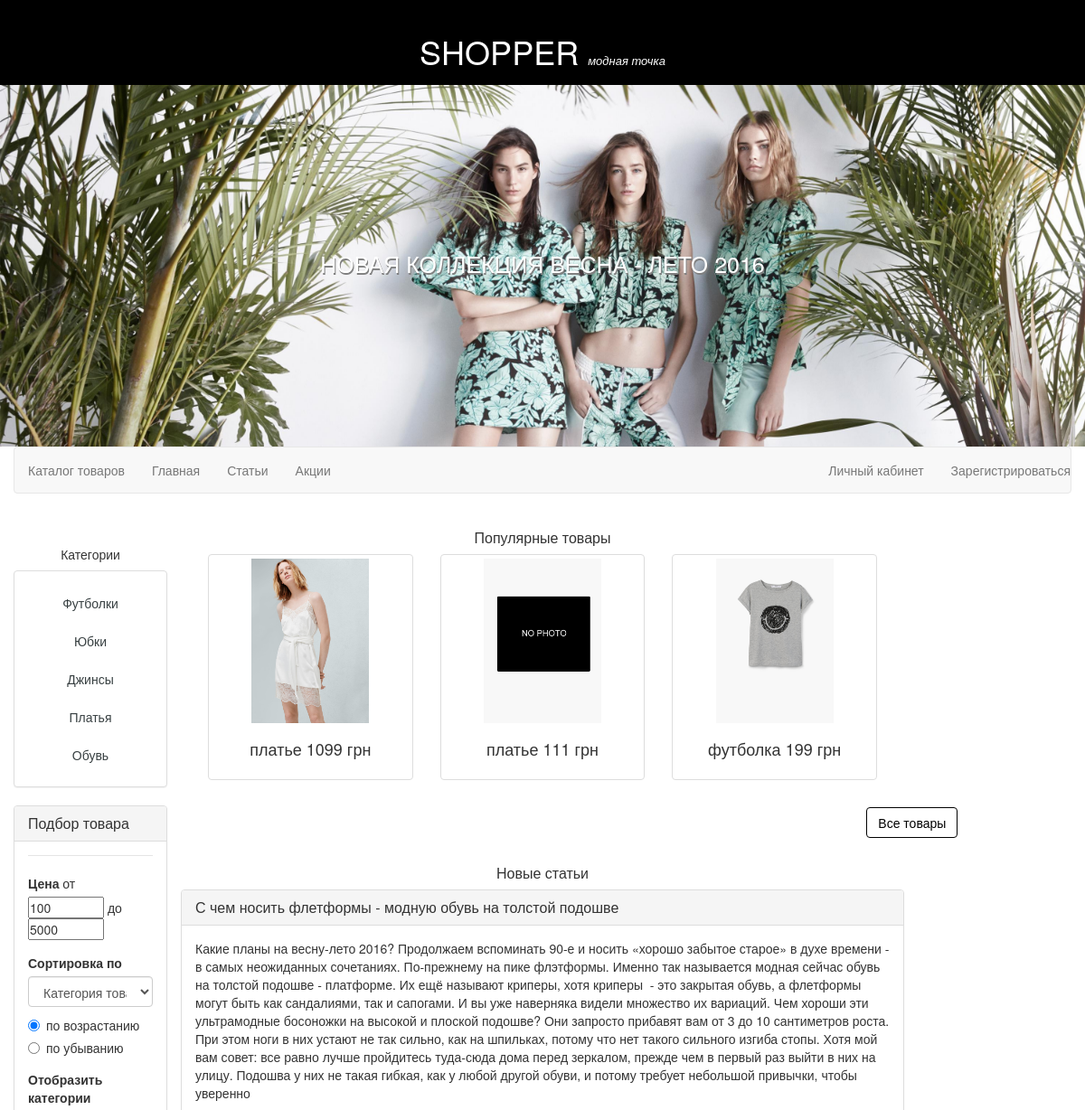
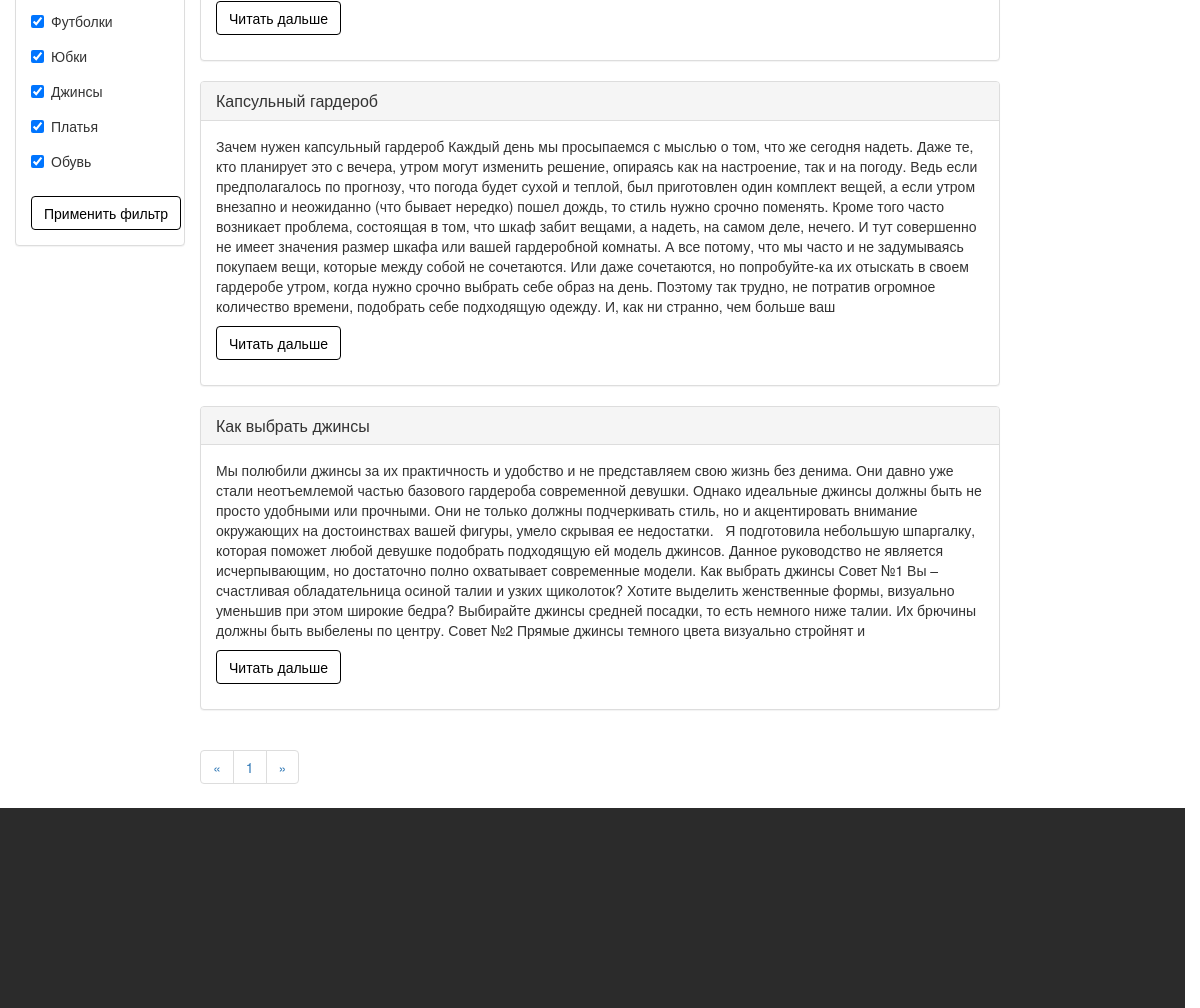
The page /main?category=1 on the database its author committed (2 pictures, top to bottom).
### tables this page shows
CREATE TABLE IF NOT EXISTS `families` (
  `type` int(11) NOT NULL,
  `family` varchar(70) NOT NULL,
  `category_name` varchar(50) NOT NULL,
  PRIMARY KEY (`type`)
);

CREATE TABLE IF NOT EXISTS `product` (
  `id` int(11) NOT NULL AUTO_INCREMENT,
  `name` varchar(30) NOT NULL,
  `description` tinytext NOT NULL,
  `type` int(11) NOT NULL,
  `price` float NOT NULL,
  PRIMARY KEY (`id`),
  KEY `type` (`type`)
);

CREATE TABLE IF NOT EXISTS `posts` (
  `id` int(11) NOT NULL AUTO_INCREMENT,
  `date` datetime NOT NULL,
  `type` int(11) NOT NULL,
  `content` text NOT NULL,
  `header` varchar(250) NOT NULL,
  PRIMARY KEY (`id`),
  KEY `type` (`type`)
);

### controllers/main_view_sidebar_controller.php (called while the page is built, shortened)
<?php
include "models/category_model.php";
include "views/main_view_sidebar.php";
?>

### core/core.php (called while the page is built, shortened)
<?php
include_once "core/functions.php";
function page_load(){
	$page = getPage($_SERVER['REQUEST_URI']);
	routing($page);
}
function getPage($url){
	$array = explode('/',$url);
	$page = $array[1];
	$page = trim_parameters($page);
	if ($page){
		$result = $page;
	}
	else $result ='main';
	return $result;
}
function trim_parameters($page){
	$array = explode('?',$page);
	return $array[0];
}
?>

### index.php (called while the page is built)
<?php
include_once ("core/core.php");
page_load();
?>

### core/db_script.php (called while the page is built, shortened)
<?php
function get_connection(){
	return mysqli_connect('127.0.0.1','root','','myfirstshop');
}
function select($table, $what='*', $where='', $add=""){
	if (!empty($where))
	{
		foreach($where as $key=>$value){
			$where_sql.="$and $key='$value' ";
			if (!$and)
				$and=' and ';
		}
		$where_sql='where '.$where_sql;
	}
	$query="SELECT $what FROM $table $where_sql $add";
	$db_connection=get_connection();
	mysqli_set_charset($db_connection,'utf8');
	$result = mysqli_query($db_connection,$query);
	if ($result && mysqli_num_rows($result)){
		while ($row=mysqli_fetch_assoc($result))
			$rows[]=$row;
	}
	else {
		$rows='';
	}
	return $rows;
}
function getRandom($table, $count){
	$count_items = select ($table,'count(*)');
	$result = array();
	if ($count<=$count_items[0]['count(*)']){
	for ($i=0; $i<$count; $i++){
		$curRand=rand(0, $count_items[0]['count(*)']-1);
		$item =  select ($table,'*','',"limit $curRand, 1");
		if (!in_array($item[0],$result))
			$result[]=$item[0];
		else
			$i--;
	}
}
else
 $result = select($table);
	return $result;
}

### models/category_model.php (called while the page is built)
<?php
$categories = select ('families','category_name,type');
?>

### models/parametres.php (called while the page is built, shortened)
<?php
$_tmp = select('settings', '*' );
foreach ($_tmp as $v){
	extract($v);
	$parametr_array[$parameter]=$value;
}
extract($parametr_array);
$addicional_prod_count=$addicional_prod_rows*3;
?>

### controllers/main_view_controller.php (called while the page is built, shortened)
<?php
if ($_GET['category']){
	$where = array('type'=>$_GET['category']);
}
else {
	$where  = '';
	$idPage = '';
}
$link = "product";
$navigate ='posts';
include "models/main_view_model.php";
include "models/product_list_model.php";
include "views/main_view.php";
?>

### models/main_view_model.php (called while the page is built)
<?php
$product_list = getRandom('product', $addicional_prod_count);
list($current_page,
	$prev_page,
	$next_page,
	$count_pages) = navPages($navigate, $max_rows_posts, $where);
$startId = $max_rows_posts*($current_page-1);
$posts = select ($navigate,
	'*',
	$where,
	"ORDER BY  date desc
	LIMIT $startId, $max_rows_posts"
	);
if ($posts)
$posts = cut($posts);
?>

### models/product_list_model.php (called while the page is built, shortened)
<?php
	if ($product_list){
	foreach($product_list as $k=>$v){
		$family = select ('families','family', array('type'=>$v['type']));
		$photo = select
		(
			'product_photo',
			'photo_url',
			array('id'=>$v['id']),
			"LIMIT 1"
			);
		if (!$photo){
			$product_list[$k]['photo'] = "";
		}
		else{
			$product_list[$k]['photo'] = $photo[0]['photo_url'];
		}
		$product_list[$k]['type']  = $family[0]['family'];
	}
}
	?>

### core/functions.php (called while the page is built, shortened)
<?php
function navPages($table, $max_items_page, $where='',$count_posts=""){
	if (!$count_posts){
	$count_posts = select ($table,'count(*)',$where);
	$count_pages = ceil($count_posts[0]['count(*)'] / $max_items_page) ;
	}
	else
		$count_pages = ceil($count_posts[0]['count(*)'] / $max_items_page) ;
	$current_page=1;
	$prev_page = ($current_page==1)?
	1:$current_page-1;
	$next_page = ($current_page==$count_pages)?
	$count_pages:$current_page+1;
	return array($current_page, $prev_page, $next_page, $count_pages);
}
function cut($posts){
	foreach($posts as $key=>$post){
		$_tmp = $post['content'];
		$_tmp = explode(' ', $_tmp);
		array_splice($_tmp, 200);
		$posts[$key]['content'] = strip_tags(implode(' ',$_tmp));
	}
	return $posts;
}

### views/product_list_view.php (the view, shortened to what this page needs)
<?php
if ($product_list){?>
<?php foreach($product_list as $product){
	extract($product);
	?>
	<div class='col-md-4'>
		<a href='<?=$link?>?id=<?=$id;?>'>
			<div class="thumbnail">
				<img src='<?=($photo)?$photo:'uploads/img/no_photo.jpg';?>' class="prew">
				<div class="caption">
					<p class="h4 text-center"><?=$type?> <?=$price;?> грн</p>
				</div>
			</div>
		</a>
	</div>
	<?php
}
}

### views/main_view_sidebar.php (shortened to what this page needs)
<div class="row">
	<div class="col-xs-12 category-sidebar">
		<p class="h5 text-center">Категории</p>
		<div class="panel panel-default text-center">
			<div class="panel-body">
				<ul class="nav nav-pills nav-stacked">
					<?php if ($categories) foreach ($categories as $category){ ?>
					<li>
						<a href="product?cat=<?=$category['type']?>"><?=$category['category_name']?></a>
					</li>
					<?php }?>
				</ul>
			</div>
		</div>
	</div>
</div>
<div class="panel panel-default">
	<div class="panel-heading">
		<h3 class="panel-title">Подбор товара</h3>
	</div>
	<div class="panel-body">
		<form action="filter" method="GET" role="form">
			<legend></legend>
			<div class="form-group">
				<label>Цена</label>
				от <input type="number" name="price_from" min="100" max="5000" step="100"  <?php if($price_from) echo "value='$price_from'"; else  echo "value=100";?>>
				до <input type="number" name="price_to" min="100" max="5000" step="100" <?php if($price_to) echo "value='$price_to'"; else  echo "value=5000";?> >
			</div>
			<div class="form-group">
				<label for id="sort">Сортировка по</label>
				<select class="form-control" name ='sorting' id='sort'>
					<option value='category' <?php if($sortBy) if ($sortBy =='category') echo "selected";?>>Категория товара</option>
				</select>
				<div class="radio">
					<label>
						<input  type='radio'  name = "sort" <?php if(!$sort_type||$sort_type=="asc") echo "checked";?>  value ="asc"> по возрастанию
					</label>
				</div>
				<div class="radio">
					<label>
						<input  type='radio'  name = "sort" <?php if($sort_type) if ($sort_type=="desc") echo "checked";?>  value ="desc"> по убыванию
					</label>
				</div>
			</div>
			<div class="form-group">
				<label>Отобразить категории</label>
				<?php if ($categories) foreach ($categories as $category){ ?>
				<div class="form-group">
					<div class="checkbox">
						<label>
							<input  type='checkbox' <?php if($cat)
							{if(in_array($category['type'],$cat)) echo "checked";} else echo "checked";?> name = "cat_filter[]"  value ="<?=$category['type']?>"><?=$category['category_name']?>
						</label>
					</div>
				</div>
				<?php }?>
			</div>
			<button type="submit" class="btn btn-primary">Применить фильтр</button>
		</form>
	</div>
</div>

### views/main_view.php
<div class="row text-center">
	<p class="h2">Популярные товары</p>
</div>
<?php include "views/product_list_view.php";?>
<div class="row">
	<div class="col-md-1 pull-right">
		<a href="product?id=all"  class="btn btn-default all" role="button">Все товары</a>
	</div></div>
	<div class="row text-center">
		<p class="h2">Новые статьи</p>
	</div>
	<?php if ($posts) foreach ($posts as $post){?>
	<div class="row">
		<div class="panel panel-default">
			<div class="panel-heading">
				<h3 class="panel-title"><?=$post['header']?></h3>
			</div>
			<div class="panel-body">
				<?=$post['content']?>
				<p>
					<a href="page?id=<?=$post['id']?>"  class="btn btn-default" role="button">Читать дальше</a></p>
				</div>
			</div>
		</div>
		<?php
	}
	if ($navigate=='posts')
		include "views/navigate_pages_view.php";

### views/css/style.css (style rules this page uses)
* { margin:0; padding: 0; }
html,body { height: 100%; min-height: 100%; }
.all { margin:10px; }
.h2 { font-size:medium; }
.prew { width:60%; }
.btn { color:black; background: white; border-color:black; margin-top:10px; }
a { color:#384042; }
.category-sidebar { margin-top:30px; }
.form-group { margin-top:10px; }
input[type="number"] { width:6em; }

### rows shown on the page
families: category_name "Футболки"
families: category_name "Юбки"
families: category_name "Джинсы"
families: category_name "Платья"
families: category_name "Обувь"
product: shows a picture, type "платье", price "1099"
product: type "платье", price "111"
product: shows a picture, type "футболка", price "199"
posts: header "С чем носить флетформы - модную обувь на толстой подошве", content "Какие планы на весну-лето 2016? Продолжаем вспоминать 90-е и носить «хорошо забытое старое» в духе времени - в самых неожиданных сочетаниях. По-прежнему на пике флэтформы. Именно так называется модная сейчас обувь на толстой подошве - платформе. Их ещё называют криперы, хотя криперы - это закрытая обувь, а флетформы могут быть как сандалиями, так и сапогами. И вы уже наверняка видели множество их вариаций. Чем хороши эти ультрамодные босоножки на высокой и плоской подошве? Они запросто прибавят вам от 3 до 10 сантиметров роста. При этом ноги в них устают не так сильно, как на шпильках, потому что нет такого сильного изгиба стопы. Хотя мой вам совет: все равно лучше пройдитесь туда-сюда дома…"
posts: header "Капсульный гардероб", content "Зачем нужен капсульный гардероб Каждый день мы просыпаемся с мыслью о том, что же сегодня надеть. Даже те, кто планирует это с вечера, утром могут изменить решение, опираясь как на настроение, так и на погоду. Ведь если предполагалось по прогнозу, что погода будет сухой и теплой, был приготовлен один комплект вещей, а если утром внезапно и неожиданно (что бывает нередко) пошел дождь, то стиль нужно срочно поменять. Кроме того часто возникает проблема, состоящая в том, что шкаф забит вещами, а надеть, на самом деле, нечего. И тут совершенно не имеет значения размер шкафа или вашей гардеробной комнаты. А все потому, что мы часто и не задумываясь покупаем вещи, которые между собой не…"
posts: header "Как выбрать джинсы", content "Мы полюбили джинсы за их практичность и удобство и не представляем свою жизнь без денима. Они давно уже стали неотъемлемой частью базового гардероба современной девушки. Однако идеальные джинсы должны быть не просто удобными или прочными. Они не только должны подчеркивать стиль, но и акцентировать внимание окружающих на достоинствах вашей фигуры, умело скрывая ее недостатки. Я подготовила небольшую шпаргалку, которая поможет любой девушке подобрать подходящую ей модель джинсов. Данное руководство не является исчерпывающим, но достаточно полно охватывает современные модели. Как выбрать джинсы Совет №1 Вы – счастливая обладательница осиной талии и узких щиколоток? Хотите выделить женственные…"
